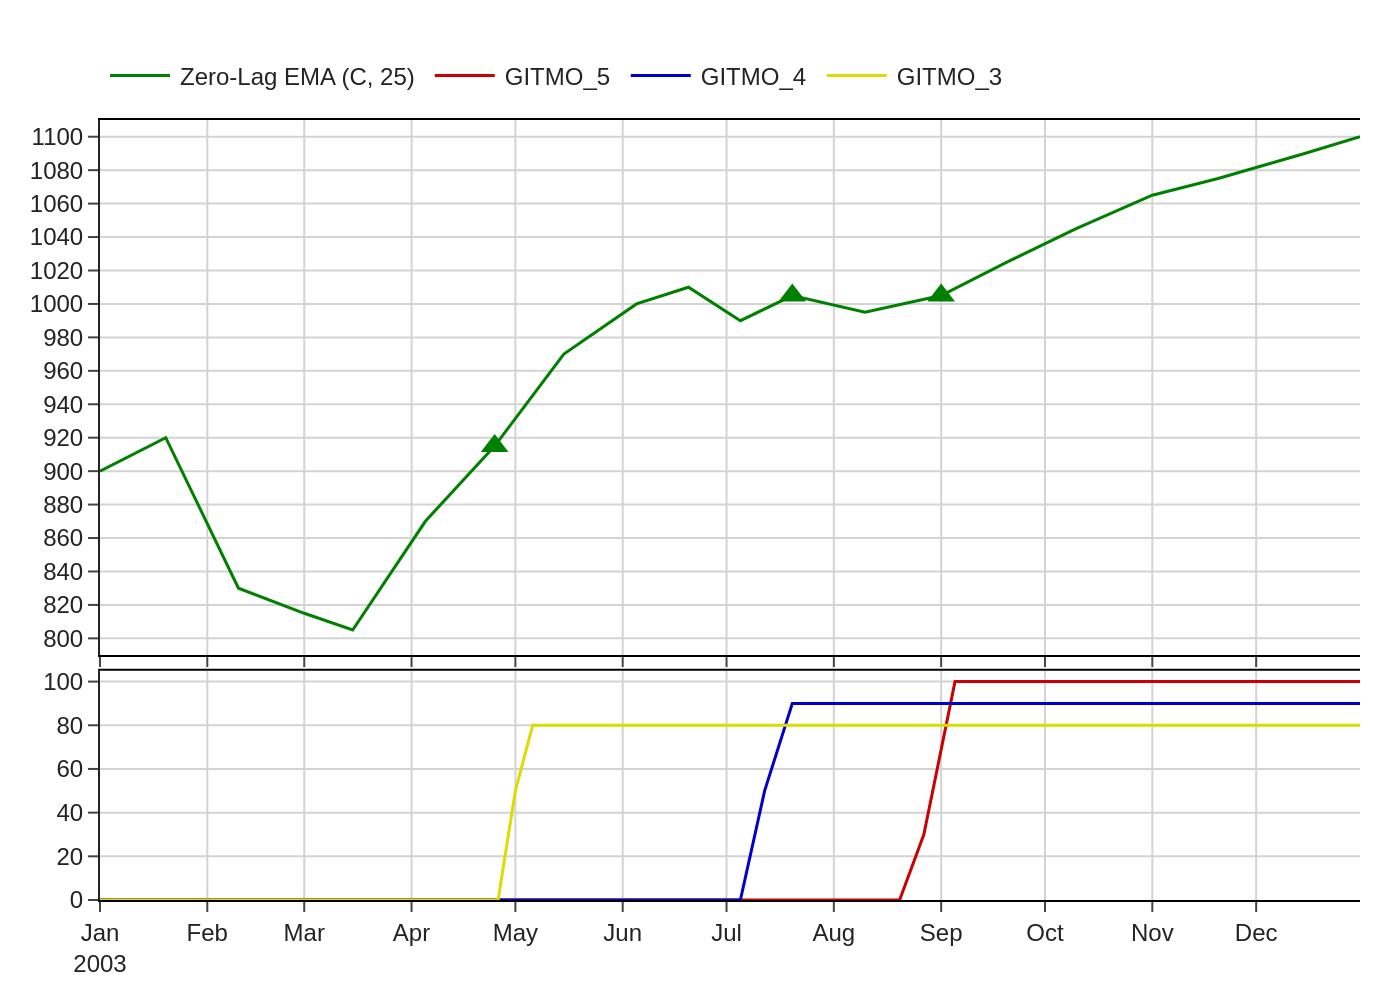

Reproduce this figure in Python.
import sys
import json
import plotly.graph_objects as go
from plotly.subplots import make_subplots
import os

def main():
    # Check for command-line argument
    if len(sys.argv) != 2:
        print("Usage: python create_chart.py <path_to_json_file>")
        sys.exit(1)

    json_path = sys.argv[1]

    # Read data from the specified JSON file
    try:
        with open(json_path, 'r', encoding='utf-8') as f:
            chart_config = json.load(f)
    except FileNotFoundError:
        print(f"Error: JSON file not found at {json_path}")
        sys.exit(1)
    except json.JSONDecodeError:
        print(f"Error: Could not decode JSON from {json_path}")
        sys.exit(1)

    # Extract data from JSON
    chart_data = chart_config.get('chart_data', [])
    texts = chart_config.get('texts', {})
    colors = chart_config.get('colors', [])

    # Initialize figure with subplots
    fig = make_subplots(
        rows=2, cols=1,
        shared_xaxes=True,
        vertical_spacing=0.02,
        row_heights=[0.7, 0.3]
    )

    # Add traces to the figure
    color_index = 0
    for series in chart_data:
        show_legend = series.get('type') != 'markers'
        
        if series.get('type') == 'line':
            trace_color = colors[color_index] if color_index < len(colors) else None
            fig.add_trace(go.Scatter(
                x=series['x'],
                y=series['y'],
                name=series['name'],
                mode='lines',
                line=dict(color=trace_color, width=1.5),
                showlegend=show_legend
            ), row=series['subplot'], col=1)
            if show_legend:
                color_index += 1
        elif series.get('type') == 'markers':
            # Markers use the color of the first trace
            marker_color = colors[0] if colors else 'black'
            fig.add_trace(go.Scatter(
                x=series['x'],
                y=series['y'],
                name=series['name'],
                mode='markers',
                marker=dict(
                    symbol='triangle-up',
                    color=marker_color,
                    size=12
                ),
                showlegend=show_legend
            ), row=series['subplot'], col=1)

    # Update layout
    fig.update_layout(
        template='simple_white',
        font=dict(family="Arial", size=12),
        margin=dict(l=50, r=20, t=60, b=50),
        legend=dict(
            orientation="h",
            yanchor="bottom",
            y=1.02,
            xanchor="left",
            x=0
        ),
        plot_bgcolor='white',
        paper_bgcolor='white'
    )
    
    # Update y-axes
    fig.update_yaxes(
        range=[790, 1110], 
        dtick=20, 
        row=1, col=1, 
        gridcolor='#D3D3D3', 
        showgrid=True,
        zeroline=False
    )
    fig.update_yaxes(
        range=[0, 105], 
        dtick=20, 
        row=2, col=1, 
        gridcolor='#D3D3D3', 
        showgrid=True,
        zeroline=False
    )

    # Update x-axis
    tick_dates = [f"2003-{str(i).zfill(2)}-01" for i in range(1, 13)] + ["2004-01-01"]
    tick_labels = [
        "Jan<br>2003", "Feb", "Mar", "Apr", "May", "Jun", 
        "Jul", "Aug", "Sep", "Oct", "Nov", "Dec", "Jan"
    ]
    fig.update_xaxes(
        showgrid=True,
        gridcolor='#D3D3D3',
        tickvals=tick_dates,
        ticktext=tick_labels,
        tickangle=0,
        showline=True,
        linecolor='black',
        mirror=True
    )

    # Generate output filename from JSON path
    base_filename = os.path.splitext(os.path.basename(json_path))[0]
    output_filename = f"{base_filename}.png"

    # Save the figure as a PNG image
    fig.write_image(output_filename, scale=2)
    print(f"Chart saved to {output_filename}")

if __name__ == "__main__":
    main()
